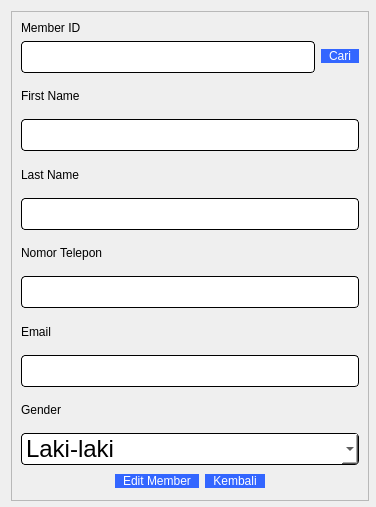
<?xml version="1.0" encoding="UTF-8"?>
<ui version="4.0">
 <class>editMember</class>
 <widget class="QDialog" name="editMember">
  <property name="geometry">
   <rect>
    <x>0</x>
    <y>0</y>
    <width>376</width>
    <height>507</height>
   </rect>
  </property>
  <property name="windowTitle">
   <string>Dialog</string>
  </property>
  <widget class="QFrame" name="frame">
   <property name="geometry">
    <rect>
     <x>11</x>
     <y>11</y>
     <width>358</width>
     <height>490</height>
    </rect>
   </property>
   <property name="frameShape">
    <enum>QFrame::StyledPanel</enum>
   </property>
   <property name="frameShadow">
    <enum>QFrame::Raised</enum>
   </property>
   <layout class="QVBoxLayout" name="verticalLayout_4">
    <item>
     <layout class="QHBoxLayout" name="horizontalLayout">
      <item>
       <layout class="QVBoxLayout" name="verticalLayout_2">
        <item>
         <widget class="QLabel" name="label_11">
          <property name="styleSheet">
           <string notr="true">font: 10pt &quot;Comic Sans MS&quot;;
color: rgb(0, 0, 0);</string>
          </property>
          <property name="text">
           <string>Member ID</string>
          </property>
         </widget>
        </item>
        <item>
         <widget class="QLineEdit" name="ID">
          <property name="styleSheet">
           <string notr="true">QLineEdit{
	background-color: rgb(255, 255, 255);
	 border: 1px  solid;
     border-radius: 4px;
	font: 24px
}</string>
          </property>
         </widget>
        </item>
       </layout>
      </item>
      <item>
       <layout class="QVBoxLayout" name="verticalLayout_3">
        <item>
         <spacer name="verticalSpacer">
          <property name="orientation">
           <enum>Qt::Vertical</enum>
          </property>
          <property name="sizeType">
           <enum>QSizePolicy::Fixed</enum>
          </property>
          <property name="sizeHint" stdset="0">
           <size>
            <width>20</width>
            <height>18</height>
           </size>
          </property>
         </spacer>
        </item>
        <item>
         <widget class="QPushButton" name="searchMemberBtn">
          <property name="styleSheet">
           <string notr="true">QPushButton{
color: rgb(255, 255, 255);
font: 10pt &quot;Comic Sans MS&quot;;
border-radius:8px;
padding : 0 8px;
background: #3366FF;
border -radius:10px;
}
QPushButton:hover:!pressed

{
background:#4f85e2;
}
QToolButton
{

border-radius:10px;
bacground:red;
color:red;
}

QPushButton:pressed
{
              font-size: 19px;
              transition: 0.9s; 
}</string>
          </property>
          <property name="text">
           <string>Cari</string>
          </property>
         </widget>
        </item>
       </layout>
      </item>
     </layout>
    </item>
    <item>
     <layout class="QVBoxLayout" name="verticalLayout">
      <item>
       <widget class="QLabel" name="label_6">
        <property name="styleSheet">
         <string notr="true">font: 10pt &quot;Comic Sans MS&quot;;
color: rgb(0, 0, 0);</string>
        </property>
        <property name="text">
         <string>First Name</string>
        </property>
       </widget>
      </item>
      <item>
       <widget class="QLineEdit" name="firstName">
        <property name="styleSheet">
         <string notr="true">QLineEdit{
	background-color: rgb(255, 255, 255);
	 border: 1px  solid;
     border-radius: 4px;
	font: 24px
}</string>
        </property>
       </widget>
      </item>
     </layout>
    </item>
    <item>
     <layout class="QVBoxLayout" name="verticalLayout_10">
      <item>
       <widget class="QLabel" name="label_10">
        <property name="styleSheet">
         <string notr="true">font: 10pt &quot;Comic Sans MS&quot;;
color: rgb(0, 0, 0);</string>
        </property>
        <property name="text">
         <string>Last Name </string>
        </property>
       </widget>
      </item>
      <item>
       <widget class="QLineEdit" name="lastName">
        <property name="styleSheet">
         <string notr="true">QLineEdit{
	background-color: rgb(255, 255, 255);
	 border: 1px  solid;
     border-radius: 4px;
	font: 24px
}</string>
        </property>
       </widget>
      </item>
     </layout>
    </item>
    <item>
     <layout class="QVBoxLayout" name="verticalLayout_7">
      <item>
       <widget class="QLabel" name="label_7">
        <property name="styleSheet">
         <string notr="true">font: 10pt &quot;Comic Sans MS&quot;;
color: rgb(0, 0, 0);</string>
        </property>
        <property name="text">
         <string>Nomor Telepon</string>
        </property>
       </widget>
      </item>
      <item>
       <widget class="QLineEdit" name="phone">
        <property name="styleSheet">
         <string notr="true">QLineEdit{
	background-color: rgb(255, 255, 255);
	 border: 1px  solid;
     border-radius: 4px;
	font: 24px
}</string>
        </property>
       </widget>
      </item>
     </layout>
    </item>
    <item>
     <layout class="QVBoxLayout" name="verticalLayout_8">
      <item>
       <widget class="QLabel" name="label_8">
        <property name="styleSheet">
         <string notr="true">font: 10pt &quot;Comic Sans MS&quot;;
color: rgb(0, 0, 0);</string>
        </property>
        <property name="text">
         <string>Email </string>
        </property>
       </widget>
      </item>
      <item>
       <widget class="QLineEdit" name="mail">
        <property name="styleSheet">
         <string notr="true">QLineEdit{
	background-color: rgb(255, 255, 255);
	 border: 1px  solid;
     border-radius: 4px;
	font: 24px
}</string>
        </property>
       </widget>
      </item>
     </layout>
    </item>
    <item>
     <layout class="QVBoxLayout" name="verticalLayout_9">
      <item>
       <widget class="QLabel" name="label_9">
        <property name="styleSheet">
         <string notr="true">font: 10pt &quot;Comic Sans MS&quot;;
color: rgb(0, 0, 0);</string>
        </property>
        <property name="text">
         <string>Gender</string>
        </property>
       </widget>
      </item>
      <item>
       <widget class="QComboBox" name="gender">
        <property name="styleSheet">
         <string notr="true">QComboBox{
	background-color: rgb(255, 255, 255);
	 border: 1px  solid;
     border-radius: 4px;
	font: 24px
}</string>
        </property>
        <item>
         <property name="text">
          <string>Laki-laki</string>
         </property>
        </item>
        <item>
         <property name="text">
          <string>Perempuan</string>
         </property>
        </item>
       </widget>
      </item>
     </layout>
    </item>
    <item>
     <layout class="QHBoxLayout" name="horizontalLayout_2">
      <item>
       <spacer name="horizontalSpacer">
        <property name="orientation">
         <enum>Qt::Horizontal</enum>
        </property>
        <property name="sizeHint" stdset="0">
         <size>
          <width>78</width>
          <height>20</height>
         </size>
        </property>
       </spacer>
      </item>
      <item>
       <widget class="QPushButton" name="editMemberBtn">
        <property name="styleSheet">
         <string notr="true">QPushButton{
color: rgb(255, 255, 255);
font: 10pt &quot;Comic Sans MS&quot;;
border-radius:8px;
padding : 0 8px;
background: #3366FF;
border -radius:10px;
}
QPushButton:hover:!pressed

{
background:#4f85e2;
}
QToolButton
{

border-radius:10px;
bacground:red;
color:red;
}

QPushButton:pressed
{
              font-size: 19px;
              transition: 0.9s; 
}</string>
        </property>
        <property name="text">
         <string>Edit Member</string>
        </property>
       </widget>
      </item>
      <item>
       <widget class="QPushButton" name="pushButton">
        <property name="styleSheet">
         <string notr="true">QPushButton{
color: rgb(255, 255, 255);
font: 10pt &quot;Comic Sans MS&quot;;
border-radius:8px;
padding : 0 8px;
background: #3366FF;
border -radius:10px;
}
QPushButton:hover:!pressed

{
background:#4f85e2;
}
QToolButton
{

border-radius:10px;
bacground:red;
color:red;
}

QPushButton:pressed
{
              font-size: 19px;
              transition: 0.9s; 
}</string>
        </property>
        <property name="text">
         <string>Kembali</string>
        </property>
       </widget>
      </item>
      <item>
       <spacer name="horizontalSpacer_2">
        <property name="orientation">
         <enum>Qt::Horizontal</enum>
        </property>
        <property name="sizeHint" stdset="0">
         <size>
          <width>78</width>
          <height>20</height>
         </size>
        </property>
       </spacer>
      </item>
     </layout>
    </item>
   </layout>
  </widget>
 </widget>
 <resources/>
 <connections/>
</ui>
